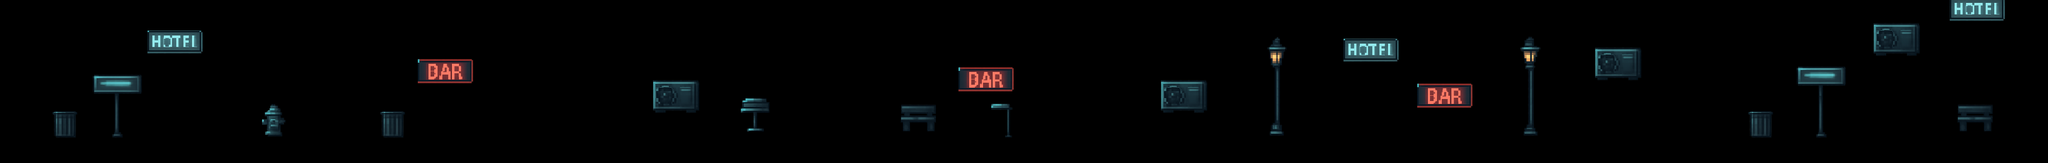

A level layout from a 2D game, rendered from its tile map. Below: a short description, then the map file with tile-grid data replaced by summaries:
An orthogonal 250x20 tile map with 32x32 px tiles, 1 tile layer (Tile Layer 1), 2 tilesets and 67 objects.

<map version="1.10" tiledversion="1.11.2" orientation="orthogonal" renderorder="right-down" width="250" height="20" tilewidth="32" tileheight="32" infinite="0" nextlayerid="4" nextobjectid="366">
 <tileset firstgid="1" source="obstacles-map-cassidy.tsx" />
 <tileset firstgid="626" source="divers.tsx" />
 <layer id="1" name="Tile Layer 1" width="250" height="20">
  <data>[5000 cells, 598 non-empty, 283 distinct tile ids]</data>
 </layer>
 <objectgroup id="3" name="Coins">
  <object id="334" x="396.937" y="236.055" width="53.1668" height="46.8459" />
  <object id="340" x="480.48" y="235.866" width="53.1668" height="46.8459" />
  <object id="341" x="587.428" y="63.8185" width="53.1668" height="46.8459" />
  <object id="342" x="724.933" y="63.8185" width="53.1668" height="46.8459" />
  <object id="343" x="656.292" y="64.4828" width="53.1668" height="46.8459" />
 </objectgroup>
 <objectgroup id="2" name="Collisions">
  <object id="162" x="576.979" y="120.185" width="209.01" height="88.7835" />
  <object id="165" x="362.426" y="300.85" width="191.849" height="59.8765" />
  <object id="167" x="448.542" y="362.342" width="16.697" height="156.96" />
  <object id="169" x="212.956" y="437.44" width="81.5204" height="103.619" />
  <object id="178" x="1.46263" y="522.299" width="7998.64" height="116.87" />
  <object id="246" x="444.957" y="519.299" width="27.1583" height="20.3001" />
  <object id="248" x="368.642" y="293.731" width="183.336" height="6.57117" />
  <object id="249" x="367.985" y="360.757" width="184.65" height="5.91405" />
  <object id="252" x="786.057" y="125.849" width="5.68166" height="76.4183" />
  <object id="254" x="1499.25" y="436.133" width="76.8895" height="104.045" />
  <object id="255" x="1576.14" y="440.446" width="5.43556" height="9.44071" />
  <object id="256" x="1491.9" y="436.223" width="7.28373" height="96.7593" />
  <object id="257" x="1484.88" y="440.293" width="6.86442" height="9.87964" />
  <object id="258" x="1632.64" y="233.032" width="209.559" height="93.6086" />
  <object id="259" x="1842.19" y="235.577" width="5.93891" height="83.9932" />
  <object id="260" x="2552.45" y="315.809" width="175.599" height="115.743" />
  <object id="261" x="2728.05" y="322.528" width="4.88624" height="110.551" />
  <object id="262" x="2680.71" y="432.468" width="38.7845" height="8.85631" />
  <object id="263" x="2561" y="431.858" width="40.0061" height="10.0779" />
  <object id="264" x="2917.98" y="505.534" width="66.0008" height="11.7058" />
  <object id="265" x="2943.04" y="443.45" width="14.8589" height="61.0293" />
  <object id="266" x="2923.8" y="504.468" width="52.0692" height="1.00617" />
  <object id="267" x="2894.26" y="426.689" width="111.538" height="16.3563" />
  <object id="268" x="2898.99" y="401.662" width="106.809" height="24.633" />
  <object id="269" x="2912" y="386.291" width="82.7668" height="14.9768" />
  <object id="270" x="2899.19" y="394.765" width="12.8091" height="6.70017" />
  <object id="279" x="3519.69" y="410.362" width="135.542" height="35.6689" />
  <object id="281" x="3619.4" y="446.142" width="22.8963" height="5.78432" />
  <object id="282" x="3530.35" y="446.021" width="23.9808" height="5.90482" />
  <object id="283" x="3519.33" y="451.893" width="135.864" height="27.625" />
  <object id="284" x="3525.51" y="479.815" width="28.6015" height="34.9574" />
  <object id="285" x="3620.18" y="479.815" width="30.1069" height="34.7902" />
  <object id="286" x="3517.41" y="459.9" width="1.92844" height="19.7919" />
  <object id="288" x="3744.44" y="266.091" width="209.559" height="93.6086" />
  <object id="289" x="3953.99" y="268.636" width="5.93891" height="83.9932" />
  <object id="294" x="4535.64" y="316.665" width="175.599" height="115.743" />
  <object id="295" x="4711.24" y="323.384" width="4.88624" height="110.551" />
  <object id="296" x="4663.9" y="433.324" width="38.7845" height="8.85631" />
  <object id="297" x="4544.19" y="432.714" width="40.0061" height="10.0779" />
  <object id="298" x="5249.69" y="153.171" width="209.01" height="88.7835" />
  <object id="299" x="5458.77" y="158.835" width="5.68166" height="76.4183" />
  <object id="300" x="5536.91" y="328.852" width="209.559" height="93.6086" />
  <object id="301" x="5746.46" y="331.397" width="5.93891" height="83.9932" />
  <object id="302" x="6232.05" y="187.74" width="175.599" height="115.743" />
  <object id="303" x="6407.65" y="194.459" width="4.88624" height="110.551" />
  <object id="304" x="6360.31" y="304.399" width="38.7845" height="8.85631" />
  <object id="305" x="6240.6" y="303.789" width="40.0061" height="10.0779" />
  <object id="306" x="6843.54" y="436.632" width="76.8895" height="104.045" />
  <object id="307" x="6920.43" y="440.945" width="5.43556" height="9.44071" />
  <object id="308" x="6836.19" y="436.722" width="7.28373" height="96.7593" />
  <object id="309" x="6829.17" y="440.792" width="6.86442" height="9.87964" />
  <object id="310" x="7015.39" y="267.099" width="198.242" height="61.8719" />
  <object id="311" x="7103.93" y="334.651" width="17.9278" height="184.284" />
  <object id="312" x="7024.21" y="261.214" width="183.898" height="5.80504" />
  <object id="313" x="7021.13" y="329.003" width="190.803" height="6.11113" />
  <object id="314" x="7100.95" y="519.141" width="26.9533" height="3.21724" />
  <object id="315" x="7319.98" y="91.7442" width="175.599" height="117.408" />
  <object id="316" x="7495.58" y="98.4632" width="4.88624" height="110.551" />
  <object id="317" x="7449.07" y="209.235" width="38.7845" height="8.85631" />
  <object id="318" x="7328.26" y="208.719" width="40.0061" height="9.52305" />
  <object id="319" x="7617.12" y="-7.52924" width="209.01" height="88.7835" />
  <object id="320" x="7826.2" y="-1.86524" width="5.68166" height="76.4183" />
 </objectgroup>
</map>
